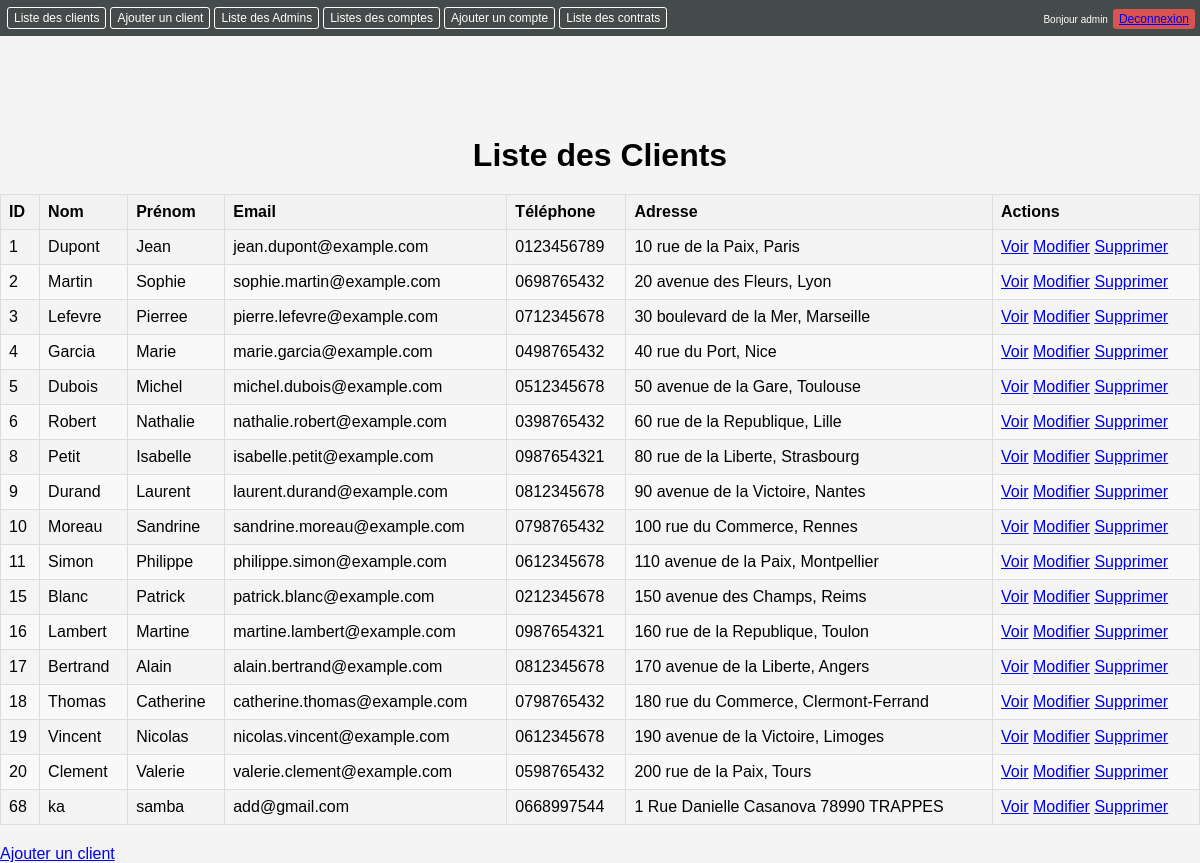
/index.php?action=listClient (signed in), run on an earlier commit of the app's database.
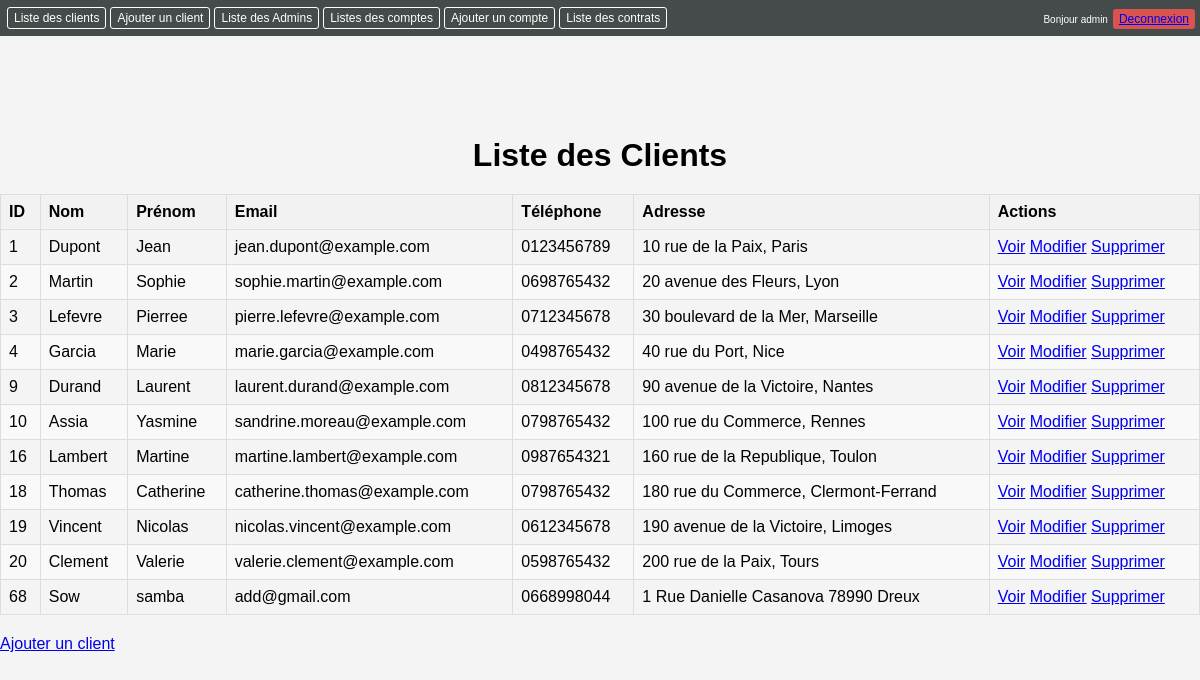
And on a later commit of the database.
### tables this page shows
CREATE TABLE `clients` (
  `id` int(11) NOT NULL,
  `nom` varchar(50) NOT NULL,
  `prenom` varchar(50) NOT NULL,
  `email` varchar(100) NOT NULL,
  `telephone` varchar(20) DEFAULT NULL,
  `adresse` varchar(255) DEFAULT NULL
);

### controllers/clientController.php (called while the page is built, shortened)
<?php
class ClientController {
    public function index() {
        try {
            $pdo = getConnexion();
            $stmt = $pdo->query('SELECT * FROM clients');
            $clients = $stmt->fetchAll(PDO::FETCH_ASSOC);
            include __DIR__ . '/../views/clients/index.php';
        } catch (PDOException $e) {
            echo "Erreur de base de données : " . $e->getMessage();
        }
    }
}
?>

### views/clients/index.php (the view)
<?php include __DIR__ . '/../templates/header.php'; ?>
<h1>Liste des Clients</h1>
<table>
    <thead>
        <tr>
            <th>ID</th>
            <th>Nom</th>
            <th>Prénom</th>
            <th>Email</th>
            <th>Téléphone</th>
            <th>Adresse</th>
            <th>Actions</th>
        </tr>
    </thead>
    <tbody>
        <?php foreach ($clients as $client) : ?>
            <tr>
                <td><?php echo htmlspecialchars($client['id']); ?></td>
                <td><?php echo htmlspecialchars($client['nom']); ?></td>
                <td><?php echo htmlspecialchars($client['prenom']); ?></td>
                <td><?php echo htmlspecialchars($client['email']); ?></td>
                <td><?php echo htmlspecialchars($client['telephone']); ?></td>
                <td><?php echo htmlspecialchars($client['adresse']); ?></td>
                <td>
                    <a href="index.php?action=voir_client&id=<?php echo $client['id']; ?>">Voir</a>
                    <a href="index.php?action=modifier_client&id=<?php echo $client['id']; ?>">Modifier</a>
                    <a href="index.php?action=supprimer_client&id=<?php echo $client['id']; ?>" onclick="return confirm('Êtes-vous sûr de vouloir supprimer ce client ?')">Supprimer</a>
                </td>
            </tr>
        <?php endforeach; ?>
    </tbody>
</table>
<a href="index.php?action=ajouter_client">Ajouter un client</a>
<?php include __DIR__ . '/../templates/footer.php'; ?>

What changed in the data, as far as the page shows it:
removed clients: id "5", nom "Dubois", prenom "Michel", email "michel.dubois@example.com", telephone "0512345678", adresse "50 avenue de la Gare, Toulouse"
removed clients: id "6", nom "Robert", prenom "Nathalie", email "nathalie.robert@example.com", telephone "0398765432", adresse "60 rue de la Republique, Lille"
removed clients: id "8", nom "Petit", prenom "Isabelle", email "isabelle.petit@example.com", telephone "0987654321", adresse "80 rue de la Liberte, Strasbourg"
removed clients: id "11", nom "Simon", prenom "Philippe", email "philippe.simon@example.com", telephone "0612345678", adresse "110 avenue de la Paix, Montpellier"
removed clients: id "15", nom "Blanc", prenom "Patrick", email "patrick.blanc@example.com", telephone "0212345678", adresse "150 avenue des Champs, Reims"
removed clients: id "17", nom "Bertrand", prenom "Alain", email "alain.bertrand@example.com", telephone "0812345678", adresse "170 avenue de la Liberte, Angers"
changed clients "sandrine.moreau@example.com": nom "Moreau" → "Assia"; prenom "Sandrine" → "Yasmine"
changed clients "samba": nom "ka" → "Sow"; telephone "0668997544" → "0668998044"; adresse "1 Rue Danielle Casanova 78990 TRAPPES" → "1 Rue Danielle Casanova 78990 Dreux"
